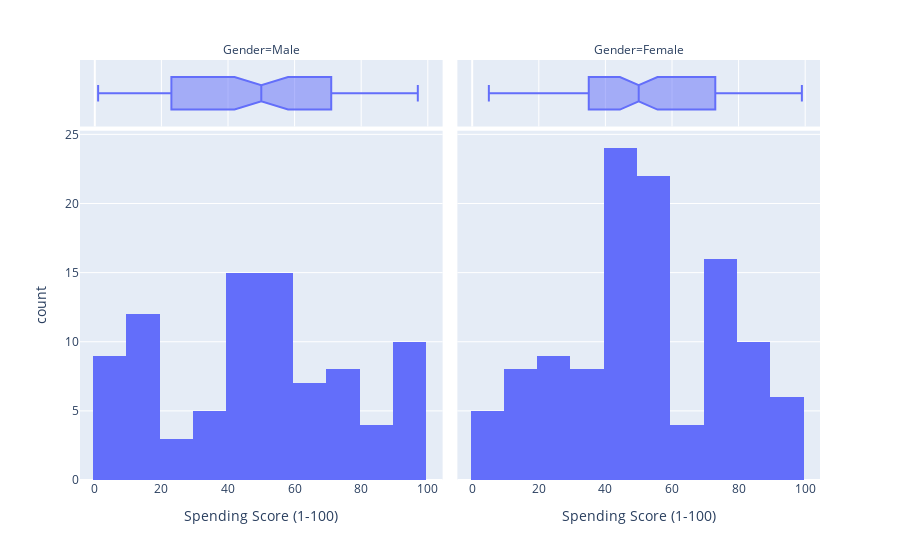

Write notebook code for a chart like this one.
### Code cell
fig = px.histogram(df, x="Spending Score (1-100)", marginal="box", facet_col="Gender")
fig.show()

### Figure 1 — Plotly figure (JSON) as saved in the notebook; plotly's stock layout.template omitted (floating-point values rounded to 4 significant figures)
{"data": [{"alignmentgroup": "True", "bingroup": "x", "hovertemplate": "Gender=Male<br>Spending Score (1-100)=%{x}<br>count=%{y}<extra></extra>", "legendgroup": "", "marker": {"color": "#636efa"}, "name": "", "offsetgroup": "", "orientation": "v", "showlegend": false, "type": "histogram", "x": [39, 81, 3, 14, 13, 79, 66, 29, 35, 73, 73, 82, 61, 4, 4, 92, 92, 36, 60, 60, 41, 46, 46, 56, 55, 51, 59, 59, 55, 47, 54, 48, 51, 55, 41, 46, 41, 49, 52, 42, 49, 59, 55, 56, 46, 43, 48, 52, 46, 56, 91, 35, 95, 11, 75, 9, 75, 5, 73, 10, 93, 12, 97, 36, 90, 17, 88, 1, 1, 5, 26, 20, 63, 13, 75, 10, 92, 15, 69, 14, 90, 15, 97, 68, 8, 74, 18, 83], "xaxis": "x", "yaxis": "y"}, {"alignmentgroup": "True", "hovertemplate": "Gender=Male<br>Spending Score (1-100)=%{x}<extra></extra>", "legendgroup": "", "marker": {"color": "#636efa"}, "name": "", "notched": true, "offsetgroup": "", "showlegend": false, "type": "box", "x": [39, 81, 3, 14, 13, 79, 66, 29, 35, 73, 73, 82, 61, 4, 4, 92, 92, 36, 60, 60, 41, 46, 46, 56, 55, 51, 59, 59, 55, 47, 54, 48, 51, 55, 41, 46, 41, 49, 52, 42, 49, 59, 55, 56, 46, 43, 48, 52, 46, 56, 91, 35, 95, 11, 75, 9, 75, 5, 73, 10, 93, 12, 97, 36, 90, 17, 88, 1, 1, 5, 26, 20, 63, 13, 75, 10, 92, 15, 69, 14, 90, 15, 97, 68, 8, 74, 18, 83], "xaxis": "x3", "yaxis": "y3"}, {"alignmentgroup": "True", "bingroup": "x", "hovertemplate": "Gender=Female<br>Spending Score (1-100)=%{x}<br>count=%{y}<extra></extra>", "legendgroup": "", "marker": {"color": "#636efa"}, "name": "", "offsetgroup": "", "orientation": "v", "showlegend": false, "type": "histogram", "x": [6, 77, 40, 76, 6, 94, 72, 99, 15, 77, 35, 98, 5, 14, 32, 31, 87, 73, 14, 81, 17, 73, 26, 75, 35, 61, 28, 65, 55, 47, 42, 42, 52, 54, 45, 50, 51, 52, 59, 50, 48, 47, 42, 49, 56, 53, 52, 42, 44, 57, 58, 55, 60, 46, 55, 40, 42, 47, 50, 41, 48, 42, 50, 54, 42, 48, 50, 43, 59, 43, 57, 40, 58, 29, 77, 34, 71, 88, 7, 72, 5, 40, 87, 74, 22, 20, 76, 16, 89, 78, 73, 35, 83, 93, 75, 95, 27, 13, 86, 32, 86, 88, 39, 24, 17, 85, 23, 69, 91, 16, 79, 28], "xaxis": "x2", "yaxis": "y2"}, {"alignmentgroup": "True", "hovertemplate": "Gender=Female<br>Spending Score (1-100)=%{x}<extra></extra>", "legendgroup": "", "marker": {"color": "#636efa"}, "name": "", "notched": true, "offsetgroup": "", "showlegend": false, "type": "box", "x": [6, 77, 40, 76, 6, 94, 72, 99, 15, 77, 35, 98, 5, 14, 32, 31, 87, 73, 14, 81, 17, 73, 26, 75, 35, 61, 28, 65, 55, 47, 42, 42, 52, 54, 45, 50, 51, 52, 59, 50, 48, 47, 42, 49, 56, 53, 52, 42, 44, 57, 58, 55, 60, 46, 55, 40, 42, 47, 50, 41, 48, 42, 50, 54, 42, 48, 50, 43, 59, 43, 57, 40, 58, 29, 77, 34, 71, 88, 7, 72, 5, 40, 87, 74, 22, 20, 76, 16, 89, 78, 73, 35, 83, 93, 75, 95, 27, 13, 86, 32, 86, 88, 39, 24, 17, 85, 23, 69, 91, 16, 79, 28], "xaxis": "x4", "yaxis": "y4"}], "layout": {"annotations": [{"font": {}, "showarrow": false, "text": "Gender=Male", "x": 0.245, "xanchor": "center", "xref": "paper", "y": 1, "yanchor": "bottom", "yref": "paper"}, {"font": {}, "showarrow": false, "text": "Gender=Female", "x": 0.755, "xanchor": "center", "xref": "paper", "y": 1, "yanchor": "bottom", "yref": "paper"}], "barmode": "relative", "legend": {"tracegroupgap": 0}, "margin": {"t": 60}, "xaxis": {"anchor": "y", "domain": [0, 0.49], "title": {"text": "Spending Score (1-100)"}}, "xaxis2": {"anchor": "y2", "domain": [0.51, 1], "matches": "x", "title": {"text": "Spending Score (1-100)"}}, "xaxis3": {"anchor": "y3", "domain": [0, 0.49], "matches": "x", "showgrid": true, "showticklabels": false}, "xaxis4": {"anchor": "y4", "domain": [0.51, 1], "matches": "x", "showgrid": true, "showticklabels": false}, "yaxis": {"anchor": "x", "domain": [0, 0.8316], "title": {"text": "count"}}, "yaxis2": {"anchor": "x2", "domain": [0, 0.8316], "matches": "y", "showticklabels": false}, "yaxis3": {"anchor": "x3", "domain": [0.8416, 1], "matches": "y3", "showgrid": false, "showline": false, "showticklabels": false, "ticks": ""}, "yaxis4": {"anchor": "x4", "domain": [0.8416, 1], "matches": "y3", "showgrid": false, "showline": false, "showticklabels": false, "ticks": ""}}}
